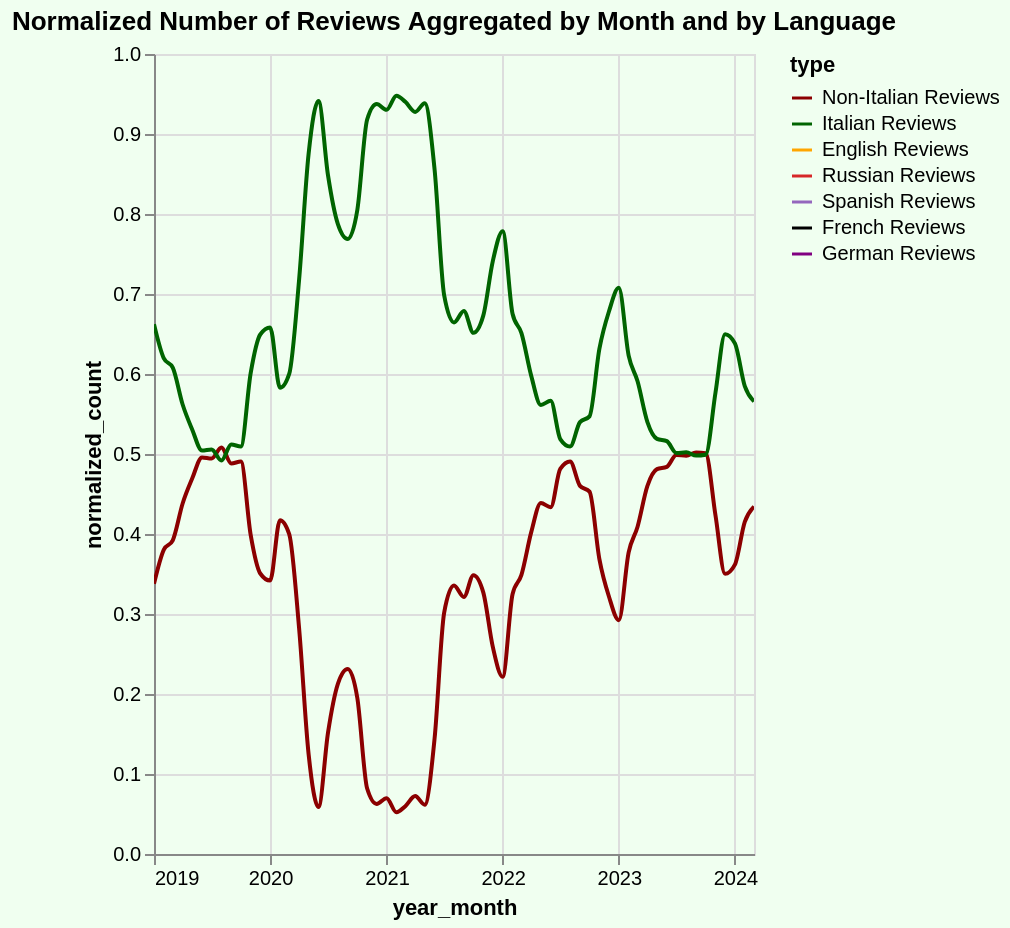

Describe this chart as a Vega-Lite specification.
### Vega-Lite specification from a JSON file in a GitHub repository (floating-point values rounded to 4 significant figures)
{"config": {"view": {"continuousWidth": 300, "continuousHeight": 300}}, "data": {"name": "data-221473fa3ca4050c5ca29344b665db53"}, "mark": {"type": "line", "interpolate": "monotone", "point": false}, "background": "#f0fff0", "encoding": {"color": {"field": "type", "scale": {"domain": ["Non-Italian Reviews", "Italian Reviews", "English Reviews", "Russian Reviews", "Spanish Reviews", "French Reviews", "German Reviews"], "range": ["darkred", "darkgreen", "orange", "#d62728", "#9467bd", "black", "purple"]}, "type": "nominal"}, "opacity": {"condition": {"param": "param_15", "value": 1}, "value": 0.1}, "tooltip": [{"field": "year_month", "type": "temporal"}, {"field": "normalized_count", "type": "quantitative"}, {"field": "type", "type": "nominal"}], "x": {"field": "year_month", "type": "temporal"}, "y": {"field": "normalized_count", "type": "quantitative"}}, "height": 400, "params": [{"name": "param_15", "select": {"type": "point", "fields": ["type"]}, "bind": "legend"}, {"name": "param_17", "select": {"type": "interval", "encodings": ["x", "y"]}, "bind": "scales"}], "title": "Normalized Number of Reviews Aggregated by Month and by Language", "width": "container", "$schema": "https://vega.github.io/schema/vega-lite/v5.17.0.json", "datasets": {"data-221473fa3ca4050c5ca29344b665db53": [{"year_month": "2019-01-01T00:00:00", "count": 4327, "type": "Non-Italian Reviews", "total_count": 12814, "normalized_count": 0.3377}, {"year_month": "2019-02-01T00:00:00", "count": 4448, "type": "Non-Italian Reviews", "total_count": 11689, "normalized_count": 0.3805}, {"year_month": "2019-03-01T00:00:00", "count": 5767, "type": "Non-Italian Reviews", "total_count": 14706, "normalized_count": 0.3922}, {"year_month": "2019-04-01T00:00:00", "count": 6328, "type": "Non-Italian Reviews", "total_count": 14443, "normalized_count": 0.4381}, {"year_month": "2019-05-01T00:00:00", "count": 7141, "type": "Non-Italian Reviews", "total_count": 15217, "normalized_count": 0.4693}, {"year_month": "2019-06-01T00:00:00", "count": 6390, "type": "Non-Italian Reviews", "total_count": 12889, "normalized_count": 0.4958}, {"year_month": "2019-07-01T00:00:00", "count": 6157, "type": "Non-Italian Reviews", "total_count": 12454, "normalized_count": 0.4944}, {"year_month": "2019-08-01T00:00:00", "count": 6244, "type": "Non-Italian Reviews", "total_count": 12288, "normalized_count": 0.5081}, {"year_month": "2019-09-01T00:00:00", "count": 6676, "type": "Non-Italian Reviews", "total_count": 13676, "normalized_count": 0.4882}, {"year_month": "2019-10-01T00:00:00", "count": 7256, "type": "Non-Italian Reviews", "total_count": 14793, "normalized_count": 0.4905}, {"year_month": "2019-11-01T00:00:00", "count": 5604, "type": "Non-Italian Reviews", "total_count": 14062, "normalized_count": 0.3985}, {"year_month": "2019-12-01T00:00:00", "count": 4280, "type": "Non-Italian Reviews", "total_count": 12207, "normalized_count": 0.3506}, {"year_month": "2020-01-01T00:00:00", "count": 4588, "type": "Non-Italian Reviews", "total_count": 13423, "normalized_count": 0.3418}, {"year_month": "2020-02-01T00:00:00", "count": 5653, "type": "Non-Italian Reviews", "total_count": 13548, "normalized_count": 0.4173}, {"year_month": "2020-03-01T00:00:00", "count": 1467, "type": "Non-Italian Reviews", "total_count": 3669, "normalized_count": 0.3998}, {"year_month": "2020-04-01T00:00:00", "count": 117, "type": "Non-Italian Reviews", "total_count": 414, "normalized_count": 0.2826}, {"year_month": "2020-05-01T00:00:00", "count": 113, "type": "Non-Italian Reviews", "total_count": 906, "normalized_count": 0.1247}, {"year_month": "2020-06-01T00:00:00", "count": 233, "type": "Non-Italian Reviews", "total_count": 3970, "normalized_count": 0.05869}, {"year_month": "2020-07-01T00:00:00", "count": 974, "type": "Non-Italian Reviews", "total_count": 6417, "normalized_count": 0.1518}, {"year_month": "2020-08-01T00:00:00", "count": 1808, "type": "Non-Italian Reviews", "total_count": 8502, "normalized_count": 0.2127}, {"year_month": "2020-09-01T00:00:00", "count": 1906, "type": "Non-Italian Reviews", "total_count": 8243, "normalized_count": 0.2312}, {"year_month": "2020-10-01T00:00:00", "count": 1294, "type": "Non-Italian Reviews", "total_count": 6626, "normalized_count": 0.1953}, {"year_month": "2020-11-01T00:00:00", "count": 174, "type": "Non-Italian Reviews", "total_count": 2126, "normalized_count": 0.08184}, {"year_month": "2020-12-01T00:00:00", "count": 107, "type": "Non-Italian Reviews", "total_count": 1710, "normalized_count": 0.06257}, {"year_month": "2021-01-01T00:00:00", "count": 48, "type": "Non-Italian Reviews", "total_count": 688, "normalized_count": 0.06977}, {"year_month": "2021-02-01T00:00:00", "count": 107, "type": "Non-Italian Reviews", "total_count": 2051, "normalized_count": 0.05217}, {"year_month": "2021-03-01T00:00:00", "count": 89, "type": "Non-Italian Reviews", "total_count": 1489, "normalized_count": 0.05977}, {"year_month": "2021-04-01T00:00:00", "count": 50, "type": "Non-Italian Reviews", "total_count": 691, "normalized_count": 0.07236}, {"year_month": "2021-05-01T00:00:00", "count": 293, "type": "Non-Italian Reviews", "total_count": 4758, "normalized_count": 0.06158}, {"year_month": "2021-06-01T00:00:00", "count": 936, "type": "Non-Italian Reviews", "total_count": 6476, "normalized_count": 0.1445}, {"year_month": "2021-07-01T00:00:00", "count": 2141, "type": "Non-Italian Reviews", "total_count": 7101, "normalized_count": 0.3015}, {"year_month": "2021-08-01T00:00:00", "count": 2926, "type": "Non-Italian Reviews", "total_count": 8722, "normalized_count": 0.3355}, {"year_month": "2021-09-01T00:00:00", "count": 2666, "type": "Non-Italian Reviews", "total_count": 8301, "normalized_count": 0.3212}, {"year_month": "2021-10-01T00:00:00", "count": 3206, "type": "Non-Italian Reviews", "total_count": 9198, "normalized_count": 0.3486}, {"year_month": "2021-11-01T00:00:00", "count": 2742, "type": "Non-Italian Reviews", "total_count": 8383, "normalized_count": 0.3271}, {"year_month": "2021-12-01T00:00:00", "count": 1751, "type": "Non-Italian Reviews", "total_count": 6764, "normalized_count": 0.2589}, {"year_month": "2022-01-01T00:00:00", "count": 1447, "type": "Non-Italian Reviews", "total_count": 6534, "normalized_count": 0.2215}, {"year_month": "2022-02-01T00:00:00", "count": 2280, "type": "Non-Italian Reviews", "total_count": 7021, "normalized_count": 0.3247}, {"year_month": "2022-03-01T00:00:00", "count": 2913, "type": "Non-Italian Reviews", "total_count": 8349, "normalized_count": 0.3489}, {"year_month": "2022-04-01T00:00:00", "count": 4086, "type": "Non-Italian Reviews", "total_count": 10148, "normalized_count": 0.4026}, {"year_month": "2022-05-01T00:00:00", "count": 4059, "type": "Non-Italian Reviews", "total_count": 9250, "normalized_count": 0.4388}, {"year_month": "2022-06-01T00:00:00", "count": 3575, "type": "Non-Italian Reviews", "total_count": 8247, "normalized_count": 0.4335}, {"year_month": "2022-07-01T00:00:00", "count": 3917, "type": "Non-Italian Reviews", "total_count": 8138, "normalized_count": 0.4813}, {"year_month": "2022-08-01T00:00:00", "count": 3900, "type": "Non-Italian Reviews", "total_count": 7949, "normalized_count": 0.4906}, {"year_month": "2022-09-01T00:00:00", "count": 3865, "type": "Non-Italian Reviews", "total_count": 8400, "normalized_count": 0.4601}, {"year_month": "2022-10-01T00:00:00", "count": 4095, "type": "Non-Italian Reviews", "total_count": 9040, "normalized_count": 0.453}, {"year_month": "2022-11-01T00:00:00", "count": 2978, "type": "Non-Italian Reviews", "total_count": 8078, "normalized_count": 0.3687}, {"year_month": "2022-12-01T00:00:00", "count": 2369, "type": "Non-Italian Reviews", "total_count": 7360, "normalized_count": 0.3219}, {"year_month": "2023-01-01T00:00:00", "count": 2467, "type": "Non-Italian Reviews", "total_count": 8442, "normalized_count": 0.2922}, {"year_month": "2023-02-01T00:00:00", "count": 2882, "type": "Non-Italian Reviews", "total_count": 7645, "normalized_count": 0.377}, {"year_month": "2023-03-01T00:00:00", "count": 3562, "type": "Non-Italian Reviews", "total_count": 8706, "normalized_count": 0.4091}, {"year_month": "2023-04-01T00:00:00", "count": 4752, "type": "Non-Italian Reviews", "total_count": 10328, "normalized_count": 0.4601}, {"year_month": "2023-05-01T00:00:00", "count": 4694, "type": "Non-Italian Reviews", "total_count": 9758, "normalized_count": 0.481}, {"year_month": "2023-06-01T00:00:00", "count": 4057, "type": "Non-Italian Reviews", "total_count": 8383, "normalized_count": 0.484}, {"year_month": "2023-07-01T00:00:00", "count": 4188, "type": "Non-Italian Reviews", "total_count": 8396, "normalized_count": 0.4988}, {"year_month": "2023-08-01T00:00:00", "count": 4026, "type": "Non-Italian Reviews", "total_count": 8086, "normalized_count": 0.4979}, {"year_month": "2023-09-01T00:00:00", "count": 3951, "type": "Non-Italian Reviews", "total_count": 7871, "normalized_count": 0.502}, {"year_month": "2023-10-01T00:00:00", "count": 4299, "type": "Non-Italian Reviews", "total_count": 8582, "normalized_count": 0.5009}, {"year_month": "2023-11-01T00:00:00", "count": 3584, "type": "Non-Italian Reviews", "total_count": 8471, "normalized_count": 0.4231}, {"year_month": "2023-12-01T00:00:00", "count": 2846, "type": "Non-Italian Reviews", "total_count": 8126, "normalized_count": 0.3502}, {"year_month": "2024-01-01T00:00:00", "count": 3234, "type": "Non-Italian Reviews", "total_count": 8939, "normalized_count": 0.3618}, {"year_month": "2024-02-01T00:00:00", "count": 3743, "type": "Non-Italian Reviews", "total_count": 9016, "normalized_count": 0.4152}, {"year_month": "2024-03-01T00:00:00", "count": 4370, "type": "Non-Italian Reviews", "total_count": 10062, "normalized_count": 0.4343}, {"year_month": "2019-01-01T00:00:00", "count": 8487, "type": "Italian Reviews", "total_count": 12814, "normalized_count": 0.6623}, {"year_month": "2019-02-01T00:00:00", "count": 7241, "type": "Italian Reviews", "total_count": 11689, "normalized_count": 0.6195}, {"year_month": "2019-03-01T00:00:00", "count": 8939, "type": "Italian Reviews", "total_count": 14706, "normalized_count": 0.6078}, {"year_month": "2019-04-01T00:00:00", "count": 8115, "type": "Italian Reviews", "total_count": 14443, "normalized_count": 0.5619}, {"year_month": "2019-05-01T00:00:00", "count": 8076, "type": "Italian Reviews", "total_count": 15217, "normalized_count": 0.5307}, {"year_month": "2019-06-01T00:00:00", "count": 6499, "type": "Italian Reviews", "total_count": 12889, "normalized_count": 0.5042}, {"year_month": "2019-07-01T00:00:00", "count": 6297, "type": "Italian Reviews", "total_count": 12454, "normalized_count": 0.5056}, {"year_month": "2019-08-01T00:00:00", "count": 6044, "type": "Italian Reviews", "total_count": 12288, "normalized_count": 0.4919}, {"year_month": "2019-09-01T00:00:00", "count": 7000, "type": "Italian Reviews", "total_count": 13676, "normalized_count": 0.5118}, {"year_month": "2019-10-01T00:00:00", "count": 7537, "type": "Italian Reviews", "total_count": 14793, "normalized_count": 0.5095}, {"year_month": "2019-11-01T00:00:00", "count": 8458, "type": "Italian Reviews", "total_count": 14062, "normalized_count": 0.6015}, {"year_month": "2019-12-01T00:00:00", "count": 7927, "type": "Italian Reviews", "total_count": 12207, "normalized_count": 0.6494}, {"year_month": "2020-01-01T00:00:00", "count": 8835, "type": "Italian Reviews", "total_count": 13423, "normalized_count": 0.6582}, {"year_month": "2020-02-01T00:00:00", "count": 7895, "type": "Italian Reviews", "total_count": 13548, "normalized_count": 0.5827}, {"year_month": "2020-03-01T00:00:00", "count": 2202, "type": "Italian Reviews", "total_count": 3669, "normalized_count": 0.6002}, {"year_month": "2020-04-01T00:00:00", "count": 297, "type": "Italian Reviews", "total_count": 414, "normalized_count": 0.7174}, {"year_month": "2020-05-01T00:00:00", "count": 793, "type": "Italian Reviews", "total_count": 906, "normalized_count": 0.8753}, {"year_month": "2020-06-01T00:00:00", "count": 3737, "type": "Italian Reviews", "total_count": 3970, "normalized_count": 0.9413}, {"year_month": "2020-07-01T00:00:00", "count": 5443, "type": "Italian Reviews", "total_count": 6417, "normalized_count": 0.8482}, {"year_month": "2020-08-01T00:00:00", "count": 6694, "type": "Italian Reviews", "total_count": 8502, "normalized_count": 0.7873}, {"year_month": "2020-09-01T00:00:00", "count": 6337, "type": "Italian Reviews", "total_count": 8243, "normalized_count": 0.7688}, {"year_month": "2020-10-01T00:00:00", "count": 5332, "type": "Italian Reviews", "total_count": 6626, "normalized_count": 0.8047}, {"year_month": "2020-11-01T00:00:00", "count": 1952, "type": "Italian Reviews", "total_count": 2126, "normalized_count": 0.9182}, {"year_month": "2020-12-01T00:00:00", "count": 1603, "type": "Italian Reviews", "total_count": 1710, "normalized_count": 0.9374}, {"year_month": "2021-01-01T00:00:00", "count": 640, "type": "Italian Reviews", "total_count": 688, "normalized_count": 0.9302}, {"year_month": "2021-02-01T00:00:00", "count": 1944, "type": "Italian Reviews", "total_count": 2051, "normalized_count": 0.9478}, {"year_month": "2021-03-01T00:00:00", "count": 1400, "type": "Italian Reviews", "total_count": 1489, "normalized_count": 0.9402}, {"year_month": "2021-04-01T00:00:00", "count": 641, "type": "Italian Reviews", "total_count": 691, "normalized_count": 0.9276}, {"year_month": "2021-05-01T00:00:00", "count": 4465, "type": "Italian Reviews", "total_count": 4758, "normalized_count": 0.9384}, {"year_month": "2021-06-01T00:00:00", "count": 5540, "type": "Italian Reviews", "total_count": 6476, "normalized_count": 0.8555}, {"year_month": "2021-07-01T00:00:00", "count": 4960, "type": "Italian Reviews", "total_count": 7101, "normalized_count": 0.6985}, {"year_month": "2021-08-01T00:00:00", "count": 5796, "type": "Italian Reviews", "total_count": 8722, "normalized_count": 0.6645}, {"year_month": "2021-09-01T00:00:00", "count": 5635, "type": "Italian Reviews", "total_count": 8301, "normalized_count": 0.6788}, {"year_month": "2021-10-01T00:00:00", "count": 5992, "type": "Italian Reviews", "total_count": 9198, "normalized_count": 0.6514}, {"year_month": "2021-11-01T00:00:00", "count": 5641, "type": "Italian Reviews", "total_count": 8383, "normalized_count": 0.6729}, {"year_month": "2021-12-01T00:00:00", "count": 5013, "type": "Italian Reviews", "total_count": 6764, "normalized_count": 0.7411}, {"year_month": "2022-01-01T00:00:00", "count": 5087, "type": "Italian Reviews", "total_count": 6534, "normalized_count": 0.7785}, {"year_month": "2022-02-01T00:00:00", "count": 4741, "type": "Italian Reviews", "total_count": 7021, "normalized_count": 0.6753}, {"year_month": "2022-03-01T00:00:00", "count": 5436, "type": "Italian Reviews", "total_count": 8349, "normalized_count": 0.6511}, {"year_month": "2022-04-01T00:00:00", "count": 6062, "type": "Italian Reviews", "total_count": 10148, "normalized_count": 0.5974}, {"year_month": "2022-05-01T00:00:00", "count": 5191, "type": "Italian Reviews", "total_count": 9250, "normalized_count": 0.5612}, {"year_month": "2022-06-01T00:00:00", "count": 4672, "type": "Italian Reviews", "total_count": 8247, "normalized_count": 0.5665}, {"year_month": "2022-07-01T00:00:00", "count": 4221, "type": "Italian Reviews", "total_count": 8138, "normalized_count": 0.5187}, {"year_month": "2022-08-01T00:00:00", "count": 4049, "type": "Italian Reviews", "total_count": 7949, "normalized_count": 0.5094}, {"year_month": "2022-09-01T00:00:00", "count": 4535, "type": "Italian Reviews", "total_count": 8400, "normalized_count": 0.5399}, {"year_month": "2022-10-01T00:00:00", "count": 4945, "type": "Italian Reviews", "total_count": 9040, "normalized_count": 0.547}, {"year_month": "2022-11-01T00:00:00", "count": 5100, "type": "Italian Reviews", "total_count": 8078, "normalized_count": 0.6313}, {"year_month": "2022-12-01T00:00:00", "count": 4991, "type": "Italian Reviews", "total_count": 7360, "normalized_count": 0.6781}, {"year_month": "2023-01-01T00:00:00", "count": 5975, "type": "Italian Reviews", "total_count": 8442, "normalized_count": 0.7078}, {"year_month": "2023-02-01T00:00:00", "count": 4763, "type": "Italian Reviews", "total_count": 7645, "normalized_count": 0.623}, {"year_month": "2023-03-01T00:00:00", "count": 5144, "type": "Italian Reviews", "total_count": 8706, "normalized_count": 0.5909}, {"year_month": "2023-04-01T00:00:00", "count": 5576, "type": "Italian Reviews", "total_count": 10328, "normalized_count": 0.5399}, {"year_month": "2023-05-01T00:00:00", "count": 5064, "type": "Italian Reviews", "total_count": 9758, "normalized_count": 0.519}, {"year_month": "2023-06-01T00:00:00", "count": 4326, "type": "Italian Reviews", "total_count": 8383, "normalized_count": 0.516}, {"year_month": "2023-07-01T00:00:00", "count": 4208, "type": "Italian Reviews", "total_count": 8396, "normalized_count": 0.5012}, {"year_month": "2023-08-01T00:00:00", "count": 4060, "type": "Italian Reviews", "total_count": 8086, "normalized_count": 0.5021}, {"year_month": "2023-09-01T00:00:00", "count": 3920, "type": "Italian Reviews", "total_count": 7871, "normalized_count": 0.498}, {"year_month": "2023-10-01T00:00:00", "count": 4283, "type": "Italian Reviews", "total_count": 8582, "normalized_count": 0.4991}, {"year_month": "2023-11-01T00:00:00", "count": 4887, "type": "Italian Reviews", "total_count": 8471, "normalized_count": 0.5769}, {"year_month": "2023-12-01T00:00:00", "count": 5280, "type": "Italian Reviews", "total_count": 8126, "normalized_count": 0.6498}, {"year_month": "2024-01-01T00:00:00", "count": 5705, "type": "Italian Reviews", "total_count": 8939, "normalized_count": 0.6382}, {"year_month": "2024-02-01T00:00:00", "count": 5273, "type": "Italian Reviews", "total_count": 9016, "normalized_count": 0.5848}, {"year_month": "2024-03-01T00:00:00", "count": 5692, "type": "Italian Reviews", "total_count": 10062, "normalized_count": 0.5657}]}}
